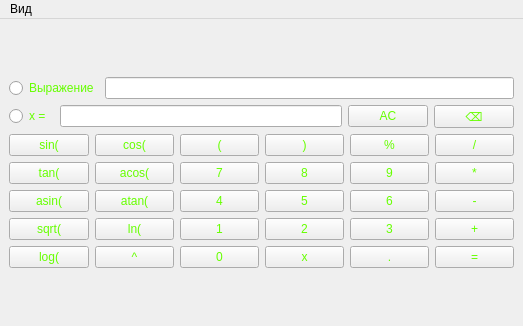
<?xml version="1.0" encoding="UTF-8"?>
<ui version="4.0">
 <class>MainWindow</class>
 <widget class="QMainWindow" name="MainWindow">
  <property name="geometry">
   <rect>
    <x>0</x>
    <y>0</y>
    <width>523</width>
    <height>326</height>
   </rect>
  </property>
  <property name="minimumSize">
   <size>
    <width>523</width>
    <height>326</height>
   </size>
  </property>
  <property name="maximumSize">
   <size>
    <width>523</width>
    <height>326</height>
   </size>
  </property>
  <property name="windowTitle">
   <string>MainWindow</string>
  </property>
  <property name="styleSheet">
   <string notr="true"/>
  </property>
  <widget class="QWidget" name="centralwidget">
   <layout class="QGridLayout" name="gridLayout">
    <item row="0" column="0">
     <layout class="QVBoxLayout" name="verticalLayout_7">
      <item>
       <layout class="QHBoxLayout" name="horizontalLayout_3">
        <item>
         <widget class="QRadioButton" name="radioButton_exp">
          <property name="sizePolicy">
           <sizepolicy hsizetype="Minimum" vsizetype="Maximum">
            <horstretch>0</horstretch>
            <verstretch>0</verstretch>
           </sizepolicy>
          </property>
          <property name="styleSheet">
           <string notr="true">color: rgb(102, 255, 0)</string>
          </property>
          <property name="text">
           <string>Выражение</string>
          </property>
         </widget>
        </item>
        <item>
         <widget class="QLineEdit" name="lineEdit_exp">
          <property name="sizePolicy">
           <sizepolicy hsizetype="Expanding" vsizetype="Maximum">
            <horstretch>0</horstretch>
            <verstretch>0</verstretch>
           </sizepolicy>
          </property>
          <property name="styleSheet">
           <string notr="true">color: rgb(102, 255, 0);</string>
          </property>
          <property name="maxLength">
           <number>255</number>
          </property>
         </widget>
        </item>
       </layout>
      </item>
      <item>
       <layout class="QHBoxLayout" name="horizontalLayout_2">
        <item>
         <widget class="QRadioButton" name="radioButton_x">
          <property name="sizePolicy">
           <sizepolicy hsizetype="Minimum" vsizetype="Maximum">
            <horstretch>0</horstretch>
            <verstretch>0</verstretch>
           </sizepolicy>
          </property>
          <property name="styleSheet">
           <string notr="true">color: rgb(102, 255, 0)</string>
          </property>
          <property name="text">
           <string>x = </string>
          </property>
         </widget>
        </item>
        <item>
         <widget class="QLineEdit" name="lineEdit_x">
          <property name="sizePolicy">
           <sizepolicy hsizetype="Expanding" vsizetype="Maximum">
            <horstretch>0</horstretch>
            <verstretch>0</verstretch>
           </sizepolicy>
          </property>
          <property name="styleSheet">
           <string notr="true">color: rgb(102, 255, 0);</string>
          </property>
          <property name="maxLength">
           <number>255</number>
          </property>
         </widget>
        </item>
        <item>
         <widget class="QPushButton" name="pushButton_clear">
          <property name="sizePolicy">
           <sizepolicy hsizetype="Minimum" vsizetype="Maximum">
            <horstretch>0</horstretch>
            <verstretch>0</verstretch>
           </sizepolicy>
          </property>
          <property name="styleSheet">
           <string notr="true">color: rgb(102, 255, 0);</string>
          </property>
          <property name="text">
           <string>AC</string>
          </property>
         </widget>
        </item>
        <item>
         <widget class="QPushButton" name="pushButton_clear_one_sym">
          <property name="sizePolicy">
           <sizepolicy hsizetype="Minimum" vsizetype="Maximum">
            <horstretch>0</horstretch>
            <verstretch>0</verstretch>
           </sizepolicy>
          </property>
          <property name="styleSheet">
           <string notr="true">color: rgb(102, 255, 0);</string>
          </property>
          <property name="text">
           <string>⌫</string>
          </property>
         </widget>
        </item>
       </layout>
      </item>
      <item>
       <layout class="QHBoxLayout" name="horizontalLayout">
        <item>
         <layout class="QVBoxLayout" name="verticalLayout">
          <item>
           <widget class="QPushButton" name="pushButton_sin">
            <property name="styleSheet">
             <string notr="true">color: rgb(102, 255, 0);</string>
            </property>
            <property name="text">
             <string>sin(</string>
            </property>
           </widget>
          </item>
          <item>
           <widget class="QPushButton" name="pushButton_tan">
            <property name="styleSheet">
             <string notr="true">color: rgb(102, 255, 0)</string>
            </property>
            <property name="text">
             <string>tan(</string>
            </property>
           </widget>
          </item>
          <item>
           <widget class="QPushButton" name="pushButton_asin">
            <property name="styleSheet">
             <string notr="true">color: rgb(102, 255, 0);</string>
            </property>
            <property name="text">
             <string>asin(</string>
            </property>
           </widget>
          </item>
          <item>
           <widget class="QPushButton" name="pushButton_sqrt">
            <property name="styleSheet">
             <string notr="true">color: rgb(102, 255, 0);</string>
            </property>
            <property name="text">
             <string>sqrt(</string>
            </property>
           </widget>
          </item>
          <item>
           <widget class="QPushButton" name="pushButton_log">
            <property name="styleSheet">
             <string notr="true">color: rgb(102, 255, 0);</string>
            </property>
            <property name="text">
             <string>log(</string>
            </property>
           </widget>
          </item>
         </layout>
        </item>
        <item>
         <layout class="QVBoxLayout" name="verticalLayout_2">
          <item>
           <widget class="QPushButton" name="pushButton_cos">
            <property name="styleSheet">
             <string notr="true">color: rgb(102, 255, 0);</string>
            </property>
            <property name="text">
             <string>cos(</string>
            </property>
           </widget>
          </item>
          <item>
           <widget class="QPushButton" name="pushButton_acos">
            <property name="styleSheet">
             <string notr="true">color: rgb(102, 255, 0);</string>
            </property>
            <property name="text">
             <string>acos(</string>
            </property>
           </widget>
          </item>
          <item>
           <widget class="QPushButton" name="pushButton_atan">
            <property name="styleSheet">
             <string notr="true">color: rgb(102, 255, 0);</string>
            </property>
            <property name="text">
             <string>atan(</string>
            </property>
           </widget>
          </item>
          <item>
           <widget class="QPushButton" name="pushButton_ln">
            <property name="styleSheet">
             <string notr="true">color: rgb(102, 255, 0);</string>
            </property>
            <property name="text">
             <string>ln(</string>
            </property>
           </widget>
          </item>
          <item>
           <widget class="QPushButton" name="pushButton_pow">
            <property name="styleSheet">
             <string notr="true">color: rgb(102, 255, 0);</string>
            </property>
            <property name="text">
             <string>^</string>
            </property>
           </widget>
          </item>
         </layout>
        </item>
        <item>
         <layout class="QVBoxLayout" name="verticalLayout_3">
          <item>
           <widget class="QPushButton" name="pushButton_openb">
            <property name="styleSheet">
             <string notr="true">color: rgb(102, 255, 0);</string>
            </property>
            <property name="text">
             <string>(</string>
            </property>
           </widget>
          </item>
          <item>
           <widget class="QPushButton" name="pushButton_7">
            <property name="styleSheet">
             <string notr="true">color: rgb(102, 255, 0);</string>
            </property>
            <property name="text">
             <string>7</string>
            </property>
           </widget>
          </item>
          <item>
           <widget class="QPushButton" name="pushButton_4">
            <property name="styleSheet">
             <string notr="true">color: rgb(102, 255, 0);</string>
            </property>
            <property name="text">
             <string>4</string>
            </property>
           </widget>
          </item>
          <item>
           <widget class="QPushButton" name="pushButton_1">
            <property name="styleSheet">
             <string notr="true">color: rgb(102, 255, 0)</string>
            </property>
            <property name="text">
             <string>1</string>
            </property>
           </widget>
          </item>
          <item>
           <widget class="QPushButton" name="pushButton_0">
            <property name="styleSheet">
             <string notr="true">color: rgb(102, 255, 0);</string>
            </property>
            <property name="text">
             <string>0</string>
            </property>
           </widget>
          </item>
         </layout>
        </item>
        <item>
         <layout class="QVBoxLayout" name="verticalLayout_4">
          <item>
           <widget class="QPushButton" name="pushButton_closeb">
            <property name="styleSheet">
             <string notr="true">color: rgb(102, 255, 0);</string>
            </property>
            <property name="text">
             <string>)</string>
            </property>
           </widget>
          </item>
          <item>
           <widget class="QPushButton" name="pushButton_8">
            <property name="styleSheet">
             <string notr="true">color: rgb(102, 255, 0);</string>
            </property>
            <property name="text">
             <string>8</string>
            </property>
           </widget>
          </item>
          <item>
           <widget class="QPushButton" name="pushButton_5">
            <property name="styleSheet">
             <string notr="true">color: rgb(102, 255, 0);</string>
            </property>
            <property name="text">
             <string>5</string>
            </property>
           </widget>
          </item>
          <item>
           <widget class="QPushButton" name="pushButton_2">
            <property name="styleSheet">
             <string notr="true">color: rgb(102, 255, 0);</string>
            </property>
            <property name="text">
             <string>2</string>
            </property>
           </widget>
          </item>
          <item>
           <widget class="QPushButton" name="pushButton_x">
            <property name="styleSheet">
             <string notr="true">color: rgb(102, 255, 0);</string>
            </property>
            <property name="text">
             <string>x</string>
            </property>
           </widget>
          </item>
         </layout>
        </item>
        <item>
         <layout class="QVBoxLayout" name="verticalLayout_5">
          <item>
           <widget class="QPushButton" name="pushButton_mod">
            <property name="styleSheet">
             <string notr="true">color: rgb(102, 255, 0);</string>
            </property>
            <property name="text">
             <string>%</string>
            </property>
           </widget>
          </item>
          <item>
           <widget class="QPushButton" name="pushButton_9">
            <property name="styleSheet">
             <string notr="true">color: rgb(102, 255, 0);</string>
            </property>
            <property name="text">
             <string>9</string>
            </property>
           </widget>
          </item>
          <item>
           <widget class="QPushButton" name="pushButton_6">
            <property name="styleSheet">
             <string notr="true">color: rgb(102, 255, 0);</string>
            </property>
            <property name="text">
             <string>6</string>
            </property>
           </widget>
          </item>
          <item>
           <widget class="QPushButton" name="pushButton_3">
            <property name="styleSheet">
             <string notr="true">color: rgb(102, 255, 0);</string>
            </property>
            <property name="text">
             <string>3</string>
            </property>
           </widget>
          </item>
          <item>
           <widget class="QPushButton" name="pushButton_point">
            <property name="styleSheet">
             <string notr="true">color: rgb(102, 255, 0);</string>
            </property>
            <property name="text">
             <string>.</string>
            </property>
           </widget>
          </item>
         </layout>
        </item>
        <item>
         <layout class="QVBoxLayout" name="verticalLayout_6">
          <item>
           <widget class="QPushButton" name="pushButton_div">
            <property name="styleSheet">
             <string notr="true">color: rgb(102, 255, 0);</string>
            </property>
            <property name="text">
             <string>/</string>
            </property>
           </widget>
          </item>
          <item>
           <widget class="QPushButton" name="pushButton_mult">
            <property name="styleSheet">
             <string notr="true">color: rgb(102, 255, 0);</string>
            </property>
            <property name="text">
             <string>*</string>
            </property>
           </widget>
          </item>
          <item>
           <widget class="QPushButton" name="pushButton_minus">
            <property name="styleSheet">
             <string notr="true">color: rgb(102, 255, 0);</string>
            </property>
            <property name="text">
             <string>-</string>
            </property>
           </widget>
          </item>
          <item>
           <widget class="QPushButton" name="pushButton_plus">
            <property name="styleSheet">
             <string notr="true">color: rgb(102, 255, 0);</string>
            </property>
            <property name="text">
             <string>+</string>
            </property>
           </widget>
          </item>
          <item>
           <widget class="QPushButton" name="pushButton_equals">
            <property name="styleSheet">
             <string notr="true">color: rgb(102, 255, 0);</string>
            </property>
            <property name="text">
             <string>=</string>
            </property>
           </widget>
          </item>
         </layout>
        </item>
       </layout>
      </item>
     </layout>
    </item>
   </layout>
  </widget>
  <widget class="QMenuBar" name="menubar">
   <property name="geometry">
    <rect>
     <x>0</x>
     <y>0</y>
     <width>523</width>
     <height>24</height>
    </rect>
   </property>
   <widget class="QMenu" name="menu">
    <property name="title">
     <string>Вид</string>
    </property>
    <addaction name="action"/>
   </widget>
   <addaction name="menu"/>
  </widget>
  <action name="action">
   <property name="text">
    <string>Кредитный калькулятор</string>
   </property>
  </action>
 </widget>
 <resources/>
 <connections>
  <connection>
   <sender>lineEdit_exp</sender>
   <signal>inputRejected()</signal>
   <receiver>MainWindow</receiver>
   <slot>slot1()</slot>
   <hints>
    <hint type="sourcelabel">
     <x>389</x>
     <y>58</y>
    </hint>
    <hint type="destinationlabel">
     <x>402</x>
     <y>72</y>
    </hint>
   </hints>
  </connection>
 </connections>
 <slots>
  <slot>slot1()</slot>
 </slots>
</ui>
